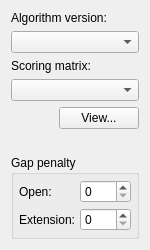
<?xml version="1.0" encoding="UTF-8"?>
<ui version="4.0">
 <class>PairwiseAlignmentSmithWatermanOptionsPanelMainWidget</class>
 <widget class="QWidget" name="PairwiseAlignmentSmithWatermanOptionsPanelMainWidget">
  <property name="geometry">
   <rect>
    <x>0</x>
    <y>0</y>
    <width>150</width>
    <height>250</height>
   </rect>
  </property>
  <property name="windowTitle">
   <string>Form</string>
  </property>
  <layout class="QVBoxLayout" name="verticalLayout">
   <item>
    <widget class="QLabel" name="algorithmVersionLabel">
     <property name="text">
      <string>Algorithm version:</string>
     </property>
    </widget>
   </item>
   <item>
    <widget class="QComboBox" name="algorithmVersion"/>
   </item>
   <item>
    <widget class="QLabel" name="scoringMatrixLabel">
     <property name="text">
      <string>Scoring matrix:</string>
     </property>
    </widget>
   </item>
   <item>
    <widget class="QComboBox" name="scoringMatrix"/>
   </item>
   <item>
    <layout class="QHBoxLayout" name="horizontalLayout">
     <item>
      <spacer name="horizontalSpacer">
       <property name="orientation">
        <enum>Qt::Horizontal</enum>
       </property>
       <property name="sizeHint" stdset="0">
        <size>
         <width>40</width>
         <height>20</height>
        </size>
       </property>
      </spacer>
     </item>
     <item>
      <widget class="QPushButton" name="pbView">
       <property name="text">
        <string>View...</string>
       </property>
      </widget>
     </item>
    </layout>
   </item>
   <item>
    <spacer name="gapGroupSpacer">
     <property name="orientation">
      <enum>Qt::Vertical</enum>
     </property>
     <property name="sizeHint" stdset="0">
      <size>
       <width>20</width>
       <height>5</height>
      </size>
     </property>
    </spacer>
   </item>
   <item>
    <widget class="QGroupBox" name="gapGroup">
     <property name="title">
      <string>Gap penalty</string>
     </property>
     <layout class="QFormLayout" name="formLayout">
      <property name="horizontalSpacing">
       <number>5</number>
      </property>
      <property name="verticalSpacing">
       <number>5</number>
      </property>
      <property name="margin" stdset="0">
       <number>5</number>
      </property>
      <item row="0" column="0">
       <widget class="QLabel" name="gapOpenLabel">
        <property name="text">
         <string>Open:</string>
        </property>
       </widget>
      </item>
      <item row="1" column="0">
       <widget class="QLabel" name="gapExtdLabel">
        <property name="text">
         <string>Extension:</string>
        </property>
       </widget>
      </item>
      <item row="0" column="1">
       <widget class="QSpinBox" name="gapOpen"/>
      </item>
      <item row="1" column="1">
       <widget class="QSpinBox" name="gapExtd"/>
      </item>
     </layout>
    </widget>
   </item>
  </layout>
 </widget>
 <resources/>
 <connections/>
</ui>
